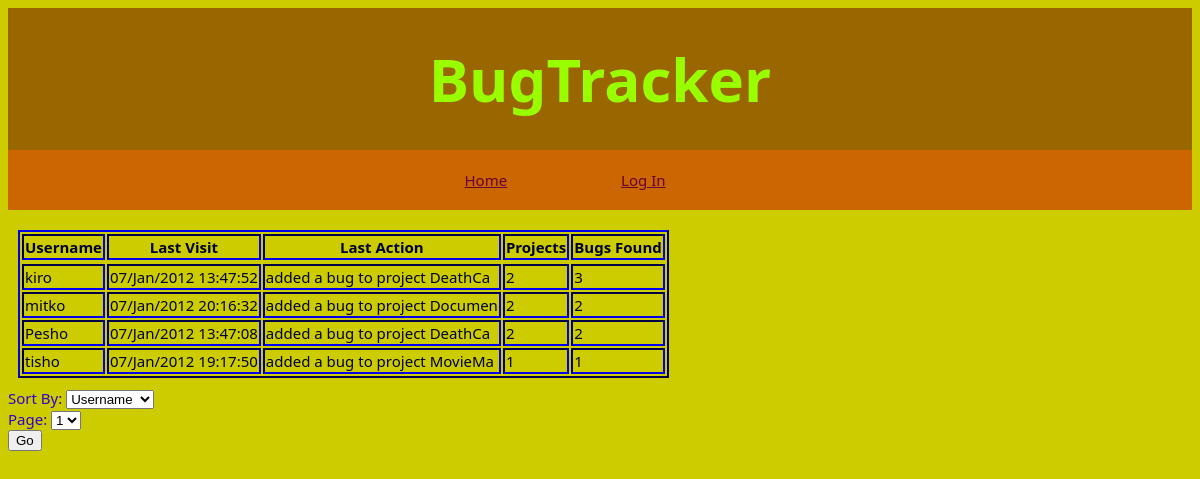
Screenshot of /viewAllTesters.php (signed in) with the database file from the repository.
### tables this page shows
CREATE TABLE IF NOT EXISTS `testers` (
  `ID` int(11) NOT NULL AUTO_INCREMENT,
  `Username` varchar(15) NOT NULL,
  `PasswordMd5` varchar(512) NOT NULL,
  `FirstName` varchar(15) DEFAULT NULL,
  `LastName` varchar(15) DEFAULT NULL,
  `Email` varchar(32) DEFAULT NULL,
  `Telephone` varchar(20) DEFAULT NULL,
  `LastVisit` text NOT NULL,
  `LastAction` varchar(30) DEFAULT NULL,
  PRIMARY KEY (`ID`),
  UNIQUE KEY `Username` (`Username`)
);

### classes.php (the view, shortened to what this page needs)
<?php
	class Tester
	{
		private $username = "";
		private $projectCount = 0;
		private $bugCount = 0;
		private $lastVisit = "";
		private $lastAction = "";
		public function __construct($username, $firstName = "", $lastName = "",
			$email = "", $telephone = "")
		{
			$this -> username = $username;
		}
		public function getUsername()
		{
			return $this -> username;
		}
		public function setProjectCount($count)
		{
			$this -> projectCount = $count;
		}
		public function getProjectCount()
		{
			return $this -> projectCount;
		}
		public function setBugCount($count)
		{
			$this -> bugCount = $count;
		}
		public function getBugCount()
		{
			return $this -> bugCount;
		}
		public function setLastVisit($lastVisit)
		{
			$this -> lastVisit = $lastVisit;
		}
		public function getLastVisit()
		{
			return $this -> lastVisit;
		}
		public function setLastAction($lastAction)
		{
			$this -> lastAction = $lastAction;
		}
		public function getLastAction()
		{
			return $this -> lastAction;
		}
	}
	abstract class ManagementActions
	{
		public static function getAllTesters($sort = "Username", $page = 1)
		{
			$query = "SELECT * FROM testers WHERE Username != 'admin'";
			$result = mysql_query($query, $GLOBALS["conn"]);
			$testers = array();
			while($row = mysql_fetch_assoc($result))
			{
				$tester = new Tester($row["Username"], $row["FirstName"], $row["LastName"],
					$row["Email"], $row["Telephone"]);
				$tester -> setBugCount(count(TesterActions :: getSubmittedBugs($tester -> getUsername())));
				$tester -> setProjectCount(TesterActions :: getProjectCount($tester -> getUsername()));
				$tester -> setLastAction(TesterActions :: getLastAction($tester -> getUsername()));
				$tester -> setLastVisit(TesterActions :: getLastVisit($tester -> getUsername()));
				$testers[] = $tester;
			}
			$sortFunction = "";
			switch($sort)
			{
				case "Username":
					$sortFunction = "ManagementActions::sort_testers_names";
					break;
			}
			usort($testers, $sortFunction);
			$testersPerPage = 15;
			$pageCount = ceil(count($testers) / $testersPerPage);
			echo "<table>";
			echo "<tr>";
			echo "<th>Username</th><th>Last Visit</th><th>Last Action</th>
				  <th>Projects</th><th>Bugs Found</th>";
			echo "<tr>";
			$startIndex = $page;
			for($i = ($startIndex - 1) * $testersPerPage; $i < ($startIndex * $testersPerPage); $i ++)
			{
				echo "<tr>";
				echo "<td>" . htmlspecialchars($testers[$i] -> getUsername()) . "</td>";
				echo "<td>" . htmlspecialchars($testers[$i] -> getLastVisit()) . "</td>";
				echo "<td>" . htmlspecialchars($testers[$i] -> getLastAction()) . "</td>";
				echo "<td>" . htmlspecialchars($testers[$i] -> getProjectCount()) . "</td>";
				echo "<td>" . htmlspecialchars($testers[$i] -> getBugCount()) . "</td>";
				echo "</tr>";
				if(count($testers) == $i + 1)
				{
					break;
				}
			}
			echo "</table>";
			return $pageCount;
		}
	}
	class TesterActions extends ManagementActions
	{
		public static function getSubmittedBugs($testerUsername)
		{
			$query = "SELECT * FROM bugs WHERE TesterUsername = '$testerUsername'";
			$result = mysql_query($query, $GLOBALS["conn"]);
			$bugs = array();
			while($row = mysql_fetch_assoc($result))
			{
				if($row["State"] !== "Closed" && $row["State"] !== "Deleted")
				{
					$bugs[] = new Bug($row["DateFound"], $row["TesterUsername"], $row["Description"],
						$row["Priority"], $row["ProjectName"], $row["State"], $row["ID"]);
				}
			}
			return $bugs;
		}
		public static function getProjectCount($testerUsername)
		{
			$query = "SELECT * FROM testers_projects WHERE TesterUsername = '$testerUsername'";
			$result = mysql_query($query, $GLOBALS["conn"]);
			return mysql_num_rows($result);
		}
		public static function getLastAction($testerUsername)
		{
			$query = "SELECT LastAction FROM testers WHERE Username = '$testerUsername'";
			$result = mysql_query($query, $GLOBALS["conn"]);
			$row = mysql_fetch_assoc($result);
			return $row["LastAction"];
		}
		public static function getLastVisit($testerUsername)
		{
			$query = "SELECT LastVisit FROM testers WHERE Username = '$testerUsername'";
			$result = mysql_query($query, $GLOBALS["conn"]);
			$row = mysql_fetch_assoc($result);
			return $row["LastVisit"];
		}
	}

### viewAllTesters.php (shortened to what this page needs)
<!DOCTYPE html PUBLIC "-//W3C//DTD XHTML 1.0 Transitional//EN" "http://www.w3.org/TR/xhtml1/DTD/xhtml1-transitional.dtd">
<html>
	<head>
		<link rel="stylesheet" type="text/css" href="style.css" />
	</head>
	<body>
		<div id="header">
			<h1>BugTracker</h1>
		</div>
		<div id="navigation">
			<ul>
				<li><a href="index.php">Home</a></li>
				<li><a href="login.php">Log In</a></li>
			</ul>
		</div>
		<?php
			require_once("classes.php");
			if(empty($_POST["sort"]) || empty($_POST["page"]))
			{
				$pages = ManagementActions :: getAllTesters();
			}
			else
			{
				$pages = ManagementActions :: getAllTesters($_POST["sort"], $_POST["page"]);
			}
		?>
		<form action="" method="post">
			Sort By:
			<select name="sort">
				<option value="Username">Username</option>
			</select><br />
			Page:
			<select name="page">
				<?php
					for($i = 1; $i <= $GLOBALS["pages"]; $i ++)
					{
						echo "<option value='$i'>$i</option>";
					}
				?>
			</select><br />
			<input type="submit" value="Go" /><br />
		</form>
	</body>
</html>

### style.css (style rules this page uses)
body { background-color: #CCCC00; color: #3300CC; font-family: segoe ui, verdana, tahoma; font-size: 15px; }
a { color: #660033; }
#header { padding: 20px; background-color: #996600; }
#header h1 { text-align: center; color: #99FF00; font-size: 60px; margin: 10px; }
#navigation { padding: 5px; background: #CC6600; margin-bottom: 20px; }
#navigation ul { list-style: none; text-align: center; }
#navigation ul li { display: inline; margin-right: 110px; }
table { border: 2px outset #000099; margin: 10px; }
td, th { border: 2px inset #000099; color: #000033; }

### rows the page displays
testers: Username "kiro", LastVisit "07/Jan/2012 13:47:52", LastAction "added a bug to project DeathCa"
testers: Username "mitko", LastVisit "07/Jan/2012 20:16:32", LastAction "added a bug to project Documen"
testers: Username "Pesho", LastVisit "07/Jan/2012 13:47:08", LastAction "added a bug to project DeathCa"
testers: Username "tisho", LastVisit "07/Jan/2012 19:17:50", LastAction "added a bug to project MovieMa"

### other values shown
$testers[$i] -> getProjectCount() "2"
$testers[$i] -> getBugCount() "3"
$testers[$i] -> getBugCount() "2"
$testers[$i] -> getProjectCount() "1"
$testers[$i] -> getBugCount() "1"
form field page "1"
